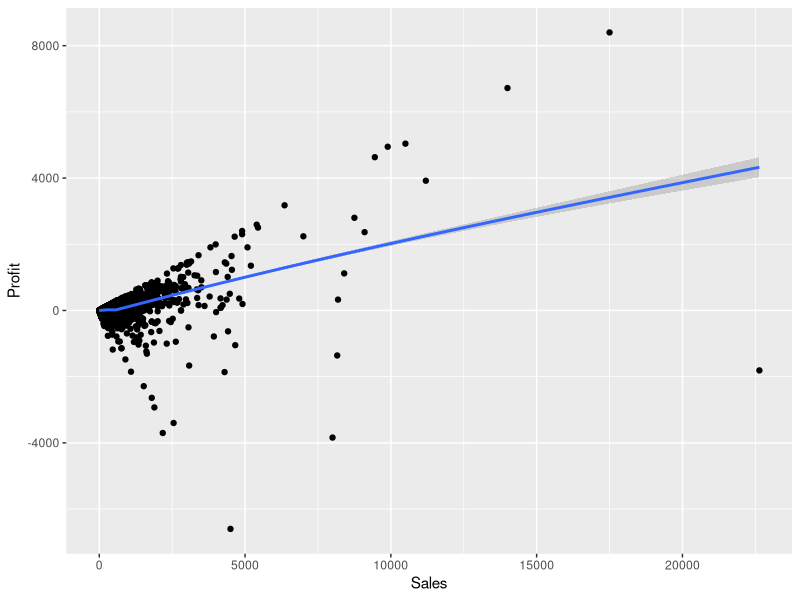
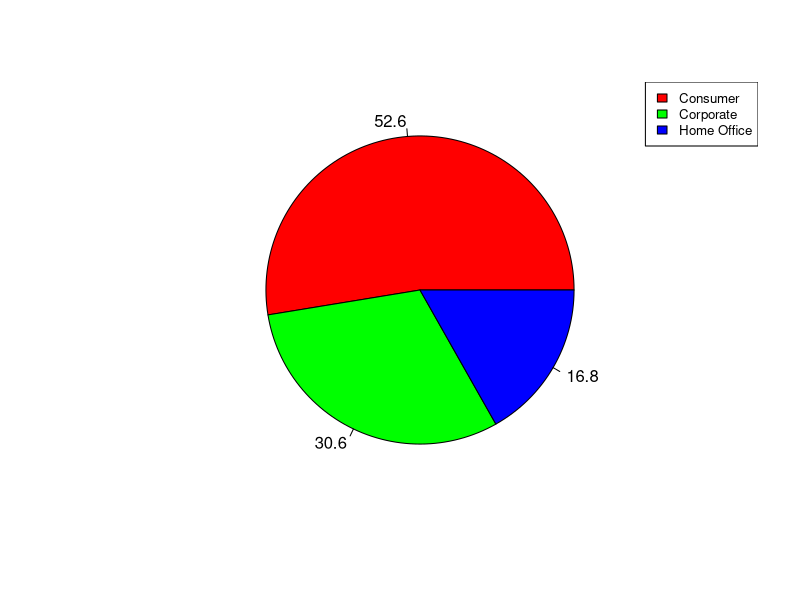
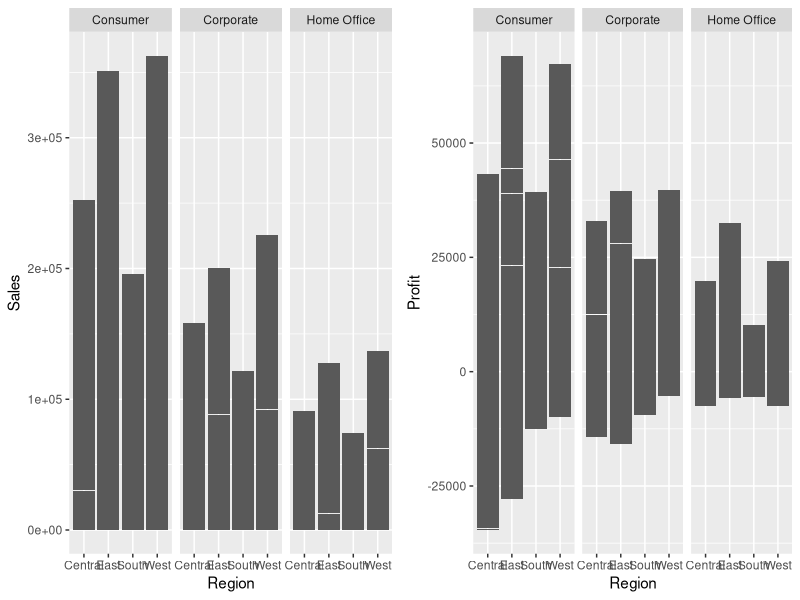
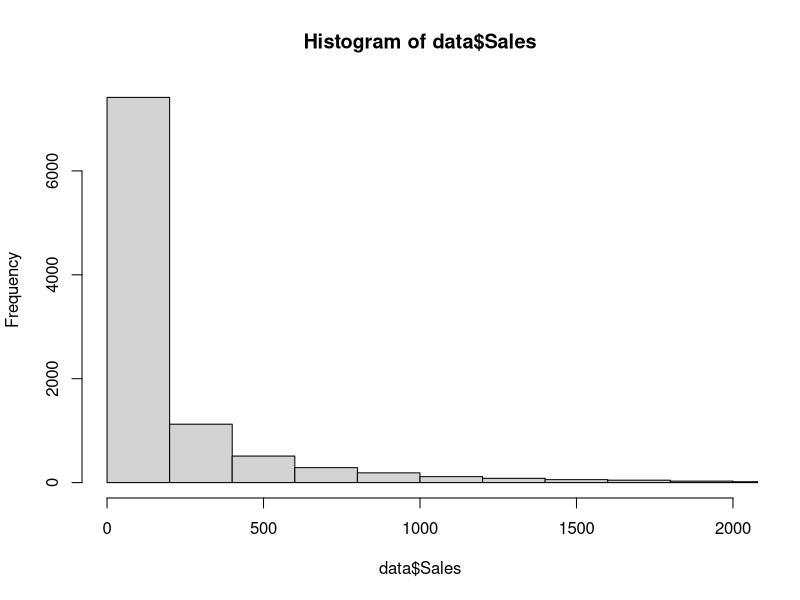
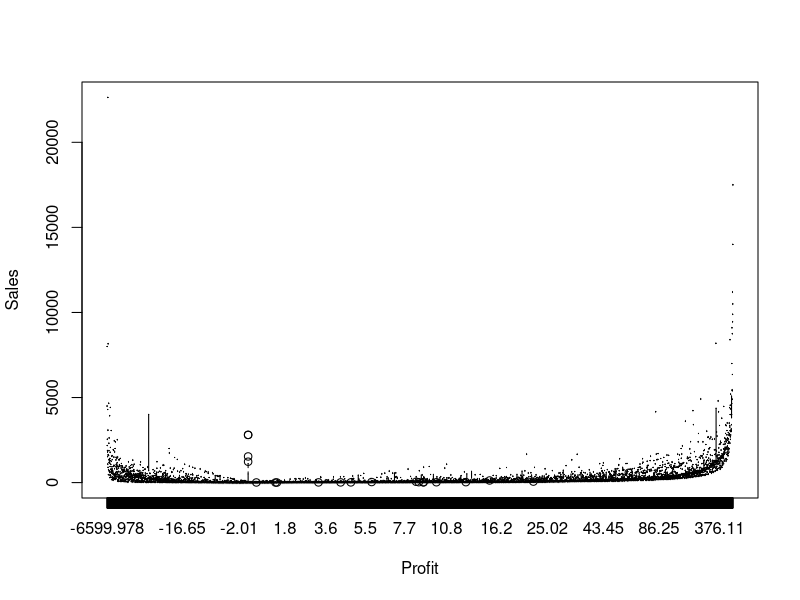
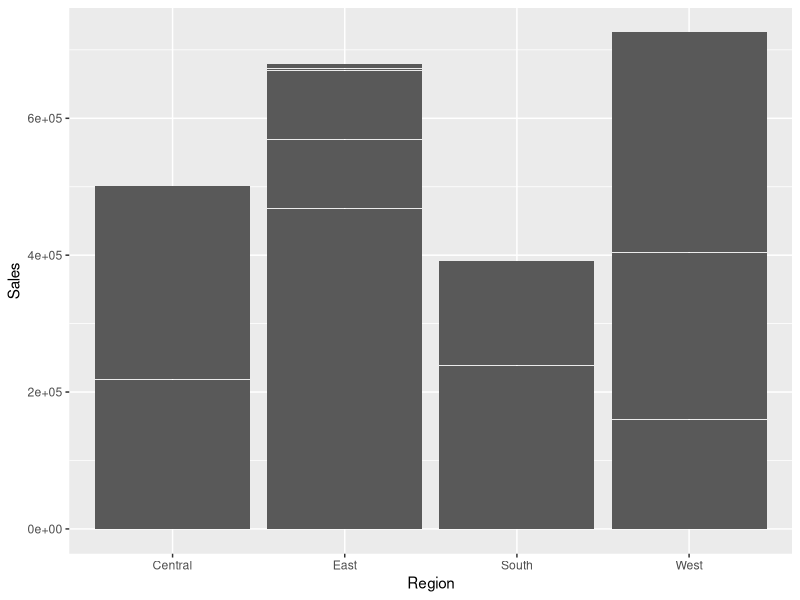
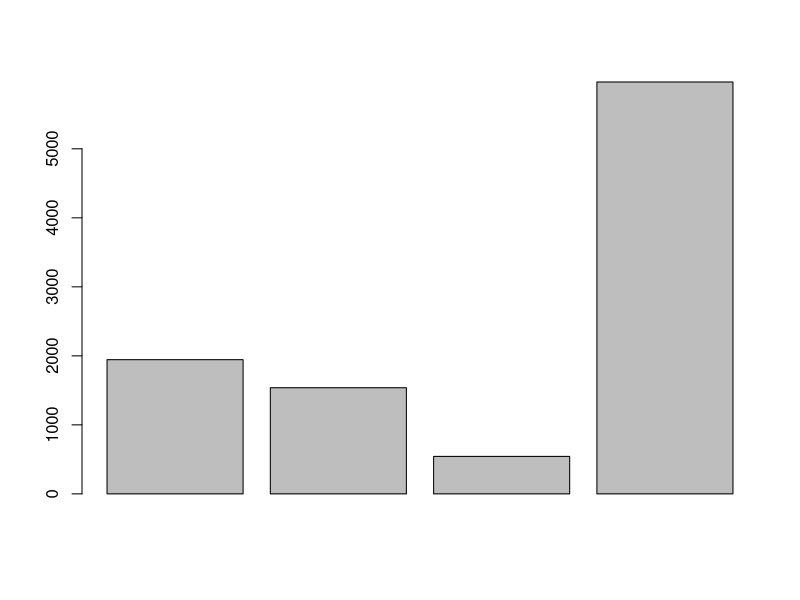
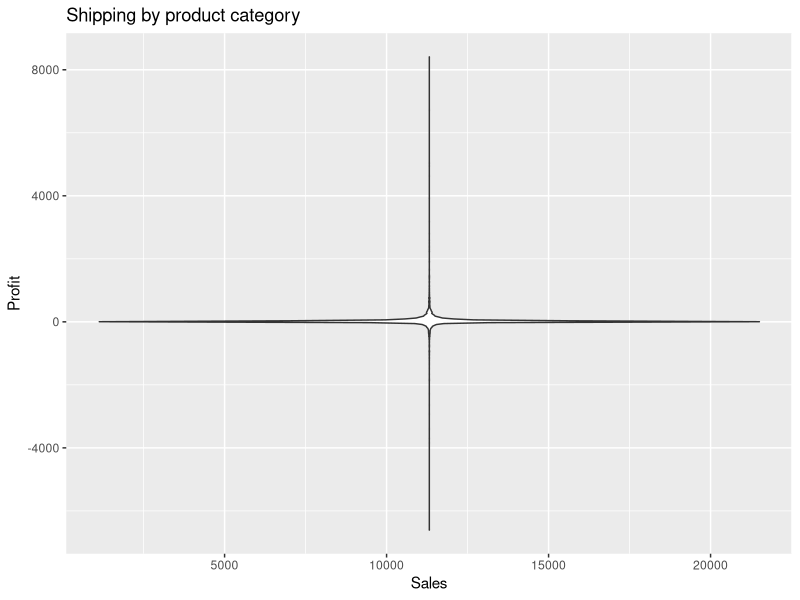

These figures' R source, in order:
library(tidyverse)
require(gridExtra)
library(ggplot2)
data <- read_csv('Superstore_data.csv')
data <- data %>% rename_all(~str_replace_all(., "\\s+", "_"))

ggplot(data, aes(Sales, Profit)) + geom_point() + geom_smooth()

unique(data$Segment) %>% view()

cons_d <- sum((data %>% filter(Segment %in%  'Consumer')) %>% select(Discount))
corp_d <- sum((data %>% filter(Segment %in%  'Corporate')) %>% select(Discount))
home_d <- sum((data %>% filter(Segment %in%  'Home Office')) %>% select(Discount))

x <- c(cons_d, corp_d, home_d)
labels <- c('Consumer', 'Corporate', 'Home Office')
piepercent<- round(100*x/sum(x), 1)

pie(x, piepercent, col = rainbow(length(x)))
legend("topright", labels, cex = 0.8,
       fill = rainbow(length(x)))

plot1 <- ggplot(data, aes(Region, Sales)) + geom_bar(stat="identity") + facet_grid(~ Segment) 
plot2 <- ggplot(data, aes(Region, Profit)) + geom_bar(stat="identity") + facet_grid(~ Segment)
grid.arrange(plot1, plot2, ncol=2)

hist(data$Sales, breaks=c(0, seq(200, 25000, 200)), xlim=c(0, 2000))

boxplot(Sales ~ Profit, data = data)
ggplot(data, aes(Region, Sales)) + geom_bar(stat="identity")

second_c <- count((data %>% filter(Ship_Mode %in%  'Second Class')) %>% select(Discount))
first_c <- count((data %>% filter(Ship_Mode %in%  'First Class')) %>% select(Discount))
same_d <- count((data %>% filter(Ship_Mode %in%  'Same Day')) %>% select(Discount))
standart_c <- count((data %>% filter(Ship_Mode %in%  'Standard Class')) %>% select(Discount))

labels <- c('Second Class', 'First Class', 'Same Day', 'Standard Class')
nums <- as.numeric(c(second_c, first_c, same_d, standart_c))
 
barplot(nums)

ggplot(data, aes(Sales, Profit)) + geom_violin(trim=FALSE) + labs(title="Shipping by product category")
